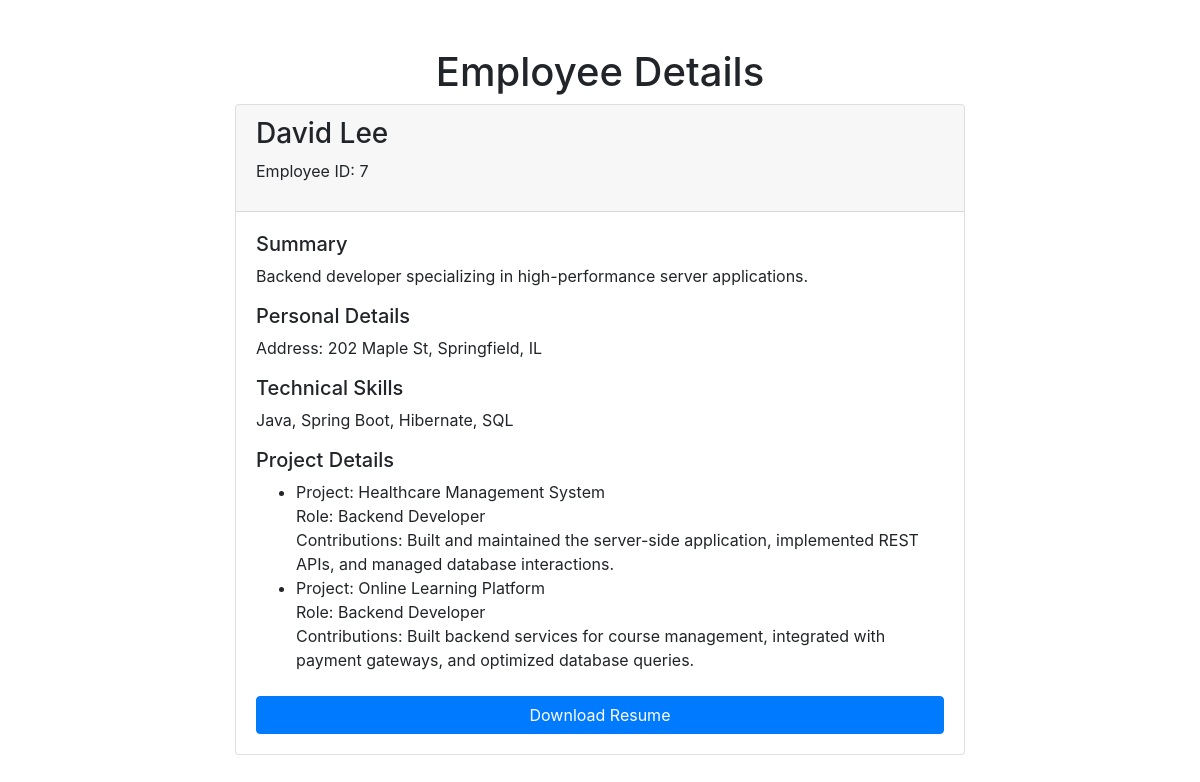
/employee/?empid=7, run on the app's committed database.
### resumes/models.py (models this page shows, shortened)
class Employee(models.Model):
    empid = models.AutoField(primary_key=True)
    name = models.CharField(max_length=255)
    email = models.EmailField(unique=True)
    phone = models.CharField(max_length=20)
    summary = models.TextField()
    personal_info = JSONField()
    technical_skills = models.TextField(max_length=500)

class EmployeeProject(models.Model):
    employee = models.ForeignKey(Employee, on_delete=models.CASCADE)
    project = models.ForeignKey(Project, on_delete=models.CASCADE)
    role = models.CharField(max_length=255)
    contributions = models.TextField()

class Project(models.Model):
    project_id = models.AutoField(primary_key=True)
    name = models.CharField(max_length=255)
    description = models.TextField()
    start_date = models.DateField()

### resumes/views.py (the view)
# urls.py: path('employee/', views.employee_details, name='employee_details'),
def employee_details(request):
    emp_id = request.GET.get('empid')
    employee = get_object_or_404(Employee, empid=emp_id)
    employee_projects = EmployeeProject.objects.filter(employee=employee)
    return render(request, 'emp_details.html', {'employee': employee,'employee_projects':employee_projects})

### templates/emp_details.html (shortened to what this page needs)
<!DOCTYPE html>
<html lang="en">
<head>
    <link href="https://stackpath.bootstrapcdn.com/bootstrap/4.5.2/css/bootstrap.min.css" rel="stylesheet">
</head>
<body>
    <div class="container mt-5">
        <h1 class="text-center">Employee Details</h1>
        <div class="row justify-content-center">
            <div class="col-md-8">
                <div class="card">
                    <div class="card-header">
                        <h3>{{ employee.name }}</h3>
                        <p>Employee ID: {{ employee.empid }}</p>
                    </div>
                    <div class="card-body">
                        <h5>Summary</h5>
                        <p>{{ employee.summary }}</p>
                        <h5>Personal Details</h5>
                        <p>Address: {{ employee.personal_info.address }}</p>
                        <h5>Technical Skills</h5>
                        <p>{{ employee.technical_skills}}</p>
                        <h5>Project Details</h5>
                        <ul>
                            {% for emp_project in employee_projects %}
                                <li>
                                    Project: {{ emp_project.project.name }}<br>
                                    Role: {{ emp_project.role }}<br>
                                    Contributions: {{ emp_project.contributions }}
                                </li>
                            {% empty %}
                                <li>No projects assigned.</li>
                            {% endfor %}
                        </ul>
                        <a href="{%url 'generate_pdf'%}?empid={{employee.empid}}" class="btn btn-primary btn-block mt-4">Download Resume</a>
                    </div>
                </div>
            </div>
        </div>
    </div>
</body>
</html>

### data on the page
Employee: name "David Lee", empid "7", summary "Backend developer specializing in high-performance server applications.", personal_info.address "202 Maple St, Springfield, IL", technical_skills "Java, Spring Boot, Hibernate, SQL"
EmployeeProject: project.name "Healthcare Management System", role "Backend Developer", contributions "Built and maintained the server-side application, implemented REST APIs, and managed database interactions."
EmployeeProject: project.name "Online Learning Platform", role "Backend Developer", contributions "Built backend services for course management, integrated with payment gateways, and optimized database queries."
